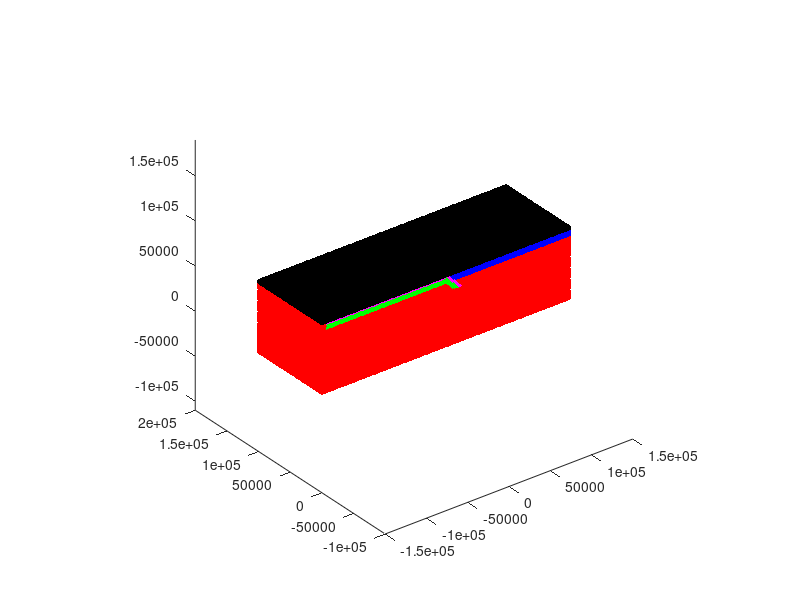

Here is the MATLAB script that generated this plot: (Note: this script raises an error after producing the figure.)

%CreatePhases
%
% Create a 3D array with phase distributions

clear


ParticleOutput  =   'ParticlesInput3D.dat';
PassiveOutput   =   'PassiveInput.dat';

%domain
W       =   300e3;
L       =   100e3;
H       =   80e3;

nump_x  =   100;   %for tests
nump_y  =   100;
nump_z  =   100;

nump_x  =   225;  %for simulations
nump_y  =   75;
nump_z  =   60;

margin  =   5e3;               %specify whether the plates are attached margin=0 or unattached to the boundaries
dx_reg  =   W/(nump_x-1);
dy_reg  =   L/(nump_y-1);
dz_reg  =   H/(nump_z-1);
x_left  =   -150e3;
y_front =   0;
z_bot   =   0;

[X,Y,Z] =   meshgrid([x_left:dx_reg:x_left+W], [y_front:dy_reg:y_front+L], [z_bot:dz_reg:z_bot+H]);

Phase   =   zeros(size(X));     %   Contains phases
Temp    =   zeros(size(X));     %   Contains temperatures

if round((nump_y-1)/4)~=(nump_y-1)/4
    disp(['watch it: probably mistake with number of particles in y-direction'])
end
if round((nump_x-1)/4)~=(nump_x-1)/4
    disp(['watch it: probably mistake with number of particles in x-direction'])
end
if round((nump_z-1)/4)~=(nump_z-1)/4
    disp(['watch it: probably mistake with number of particles in z-direction'])
end

% Create slab-like initial distribution====================================
%Slab
H_slab              =   H/8;
Width_slab          =   L; %2*.9*L;
Depth_slab          =   0.75*H;
Length_slab         =   .35*W;
Depth_LowerMantle   =   67e3;
ThicknessAir        =   0.05*H;

%India block
H_India             =   1.2*H_slab;
Width_India         =   .15*W;
Length_India        =   .15*W;

%Lithosphere_Asia
H_Asia              =   H/8;

%WEAK ZONE
Width_weak          = 0e3;

%PHASES
mantle   = 0;
air      = 1;
slab     = 2;
%india    = 3;
%weakzone = 4;
asia     = 3;
sed_layer= 4;

Thickness_sed = 1e3;
Lith_thickness= H_slab-ThicknessAir-Thickness_sed;

%SLAB
ind         =   find( X>(x_left+margin) & X<0 & Z>(H-H_slab) ); 
Phase(ind)  =   slab;

ind         =   find( (Z<(H-(X-0/2))) &  (Z>((H-H_slab)-(X-0/2))) & Z>Depth_slab   ); 
Phase(ind)  =   slab;

%Sedimentary layer
ind         =   find( X>(x_left+margin) & X<0 & Z>(H-ThicknessAir-Thickness_sed) ); 
Phase(ind)  =   sed_layer;

ind         =   find((Z<(H-(X-0/2))) & Z>Depth_slab & (Z>((H-ThicknessAir)-(X-0/2)))  ); 
Phase(ind)  =   sed_layer;

% %INDIA
% %lithosphere India
% ind         =   find( X>-(Length_slab/2+Width_India)/2 & X<-(Length_slab/2-Width_India)/2 & Z>(H-H_India) & Y>(L-Width_India)/2 & Y<(L+Width_India)/2); %& (abs(Y)+y_front)<=Width_slab/2 %%half-slab
% Phase(ind)  =   slab;
% 
% %crust India
% ind         =   find( X>-(Length_slab/2+Width_India)/2 & X<-(Length_slab/2-Width_India)/2 & Z>(H-H_India+Lith_thickness) & Y>(L-Width_India)/2 & Y<(L+Width_India)/2); %& (abs(Y)+y_front)<=Width_slab/2 %%half-slab
% Phase(ind)  =   india;
% 
% %Weak zone
% ind         =   find((Z>(H-X)) & Z>(H-H_Asia) & X>0 & (Z<(H-(X-Width_weak)))  & Y>margin & Y<(L-margin)); 
% Phase(ind)  =   weakzone;

%ASIA
ind         =   find((X>Width_weak)  & (Z>(H-(X-Width_weak))) & Z>(H-H_Asia) & X>0 ); 
Phase(ind)  =   asia;




% % Cut off a little bit from the corner
% ind         =   find( (Z>(H-.5*(X+0.05))) & (abs(Y)+y_front)<=Width_slab/2);
% Phase(ind)  =   0;


% Add AIR
ind         =   find( Z>(H-ThicknessAir) );
Phase(ind)  =   air;


%==========================================================================
% % Create slab-like initial distribution====================================
% H_slab              =   0.1*H;
% Width_slab          =   2*L;
% Depth_slab          =   0.8*H;
% %Length_slab         =   .33*W;
% Length_slab         =   2*.51*W;
% 
% Depth_LowerMantle   =  670e3;
% 
% 
% ind         =   find( X>-Length_slab & X<=0 & (abs(Y)+y_front)<=Width_slab/2 & Z>(H-H_slab));
% Phase(ind)  =   3;
% 
% 
% % % right side of slab
% % ind         =   find( X>0 & X<Length_slab & (abs(Y)+y_front)<=Width_slab/2 & Z>(H-H_slab));
% % Phase(ind)  =   4;
% 
% 
% ind         =   find( (X)>=-H_slab &  X<=0 & (abs(Y)+y_front)<=Width_slab/2 & Z>(Depth_slab));
% Phase(ind)  =   1;
% %==========================================================================

% Add lower mantle in a primitive way======================================
ind         =   find(Z<(H-Depth_LowerMantle)) ;
Phase(ind)  =   mantle;


% 
% ind         =   find(Z<300e3 );
% Phase(ind)  =   2;
%==========================================================================


%==========================================================================
% Set initial temperature distribution - in Celcius
%
Temp = (H-Z)./H*0 + 0.5 + (rand(size(Z))-0.5)*0.05 + 0*1000;

%
%==========================================================================



% Plot in matlab
figure(1), clf, hold on
marker = {'r','k','g','b','m','y'};
for phase=0:max(Phase(:))
    ind = find(Phase==phase);
    ind = find(abs(Phase-phase)<1e-9);
    ind_plot = phase+1;
    if ind_plot>length(marker); ind_plot = ind_plot-fix(ind_plot/length(marker))*length(marker)+1; end
    plot3(X(ind),Y(ind), Z(ind),[marker{ind_plot},'.']);
end
view(3)
axis equal



% Create a vector to be saved in PETSc format
PhaseOrig   = Phase;
PhaseVec(1) = nump_z;
PhaseVec(2) = nump_y;
PhaseVec(3) = nump_x;
Phase       = permute(Phase,[2 1 3]);
Temp        = permute(Temp, [2 1 3]);

PhaseVec    = [PhaseVec(:); Phase(:); Temp(:)];

% Save data to file
PetscBinaryWrite(ParticleOutput, PhaseVec);




% 
% 
% %==========================================================================
% % Generate a surface that describes the same data
% %==========================================================================
% 
% % Upper and lower boundaries
% Xtop    =   [];     Ytop    =   [];     Ztop    =   [];
% Xbot    =   [];     Ybot    =   [];     Zbot    =   [];
% InnerPhase  =     1;
% for ix=1:size(X,2);
%     for iy=1:size(X,1);
%         ind =   find(PhaseOrig(iy,ix,:)==InnerPhase);
% 
%         if ~isempty(ind)
%             deps = 1e-4;
%             Xtop    =   [Xtop; X(iy,ix,ind(end))];
%             Ytop    =   [Ytop; Y(iy,ix,ind(end))];
%             Ztop    =   [Ztop; Z(iy,ix,ind(end))-deps];
% 
%             Xbot    =   [Xbot; X(iy,ix,ind(1))];
%             Ybot    =   [Ybot; Y(iy,ix,ind(1))];
%             Zbot    =   [Zbot; Z(iy,ix,ind(1))];
%         end
% 
%     end
% end
% 
% 
% % Front and back boundaries
% Xfront   =   [];     Yfront   =   [];     Zfront   =   [];
% Xback    =   [];     Yback    =   [];     Zback    =   [];
% InnerPhase  =     1;
% for ix=1:size(X,2);
%     for iz=1:size(X,3);
%         ind =   find(PhaseOrig(:,ix,iz)==InnerPhase);
% 
%         if ~isempty(ind)
%             deps = 1e-4;
%             Xback    =   [Xback; X(ind(end),ix,iz)];
%             Yback    =   [Yback; Y(ind(end),ix,iz)-deps];
%             Zback    =   [Zback; Z(ind(end),ix,iz)];
% 
%             Xfront    =   [Xfront; X(ind(1),ix,iz)];
%             Yfront    =   [Yfront; Y(ind(1),ix,iz)+deps];
%             Zfront    =   [Zfront; Z(ind(1),ix,iz)];
%         end
% 
%     end
% end
% 
% % Left boundaries
% Xleft   =   [];     Yleft   =   [];     Zleft   =   [];
% InnerPhase  =     1;
% for iy=1:size(X,1);
%     for iz=1:size(X,3);
%         ind =   find(PhaseOrig(iy,:,iz)==InnerPhase);
% 
%         if ~isempty(ind)
%             if (ind(1))==1
%                 Xleft    =   [Xleft; X(iy,ind(1),iz)];
%                 Yleft    =   [Yleft; Y(iy,ind(1),iz)];
%                 Zleft    =   [Zleft; Z(iy,ind(1),iz)];
%             end
%         end
% 
%     end
% end
% 
% % 'Patch' the surfaces together
% TriTop          =   delaunay(Xtop,Ytop);
% TriBot          =   delaunay(Xbot,Ybot);
% 
% 
% % Create the front part----------------------------------------------------
% TriFront        =   delaunay(Xfront,Zfront);
% 
% % 'Inspect' the triangles. Only those that are inside are allowed
% TriReal = ones(length(TriFront),1);
% for itri = 1:length(TriFront);
% 
%     tri     =   TriFront(itri,:);
%     xmean   =   mean(Xfront(tri));
%     ymean   =   mean(Yfront(tri));
%     zmean   =   mean(Zfront(tri));
% 
%     x_int   =   round((xmean-x_left)/dx_reg)+1;
%     z_int   =   round((zmean-z_bot)/dz_reg)+1;
% 
%     if (x_int==0); x_int = 1; end
% 
%     if PhaseOrig(fix(size(PhaseOrig,1)/2),x_int,z_int)~=InnerPhase;
%         TriReal(itri) = 0;
%     end
% end
% ind = find(TriReal==0);
% TriFront(ind,:) = [];
% %--------------------------------------------------------------------------
% 
% % % Create the back part-----------------------------------------------------
% TriBack        =   delaunay(Xback,Zback);
% 
% % 'Inspect' the triangles. Only those that are inside are allowed
% TriReal = ones(length(TriBack),1);
% for itri = 1:length(TriBack);
% 
%     tri     =   TriBack(itri,:);
%     xmean   =   mean(Xback(tri));
%     ymean   =   mean(Yback(tri));
%     zmean   =   mean(Zback(tri));
% 
%     x_int   =   round((xmean-x_left)/dx_reg)+1;
%     z_int   =   round((zmean-z_bot)/dz_reg)+1;
% 
%     if PhaseOrig(fix(size(PhaseOrig,1)/2),x_int,z_int)~=InnerPhase;
%         TriReal(itri) = 0;
%     end
% end
% ind = find(TriReal==0);
% TriBack(ind,:) = [];
% %TriBack=[];
% % %--------------------------------------------------------------------------
% 
% TriLeft        =   delaunay(Yleft,Zleft);
% 
% TriCombined     =   [TriTop; TriBot+ length(Xtop); TriFront+length(Xtop)+length(Xbot); TriBack+length(Xtop)+length(Xbot)+length(Xfront); TriLeft+length(Xtop)+length(Xbot)+length(Xfront)+length(Xback)];
% 
% XCombined       =   [Xtop; Xbot; Xfront; Xback; Xleft];
% YCombined       =   [Ytop; Ybot; Yfront; Yback; Yleft];
% ZCombined       =   [Ztop; Zbot; Zfront; Zback; Zleft];
% ZCombined=ZCombined-0.005;
% 
% % Save data in Petsc format
% PassiveMat(:,1) =   XCombined;
% PassiveMat(:,2) =   YCombined;
% PassiveMat(:,3) =   ZCombined;
% PassiveMat      =   [length(XCombined);    XCombined(:);     YCombined(:);     ZCombined(:); ...
%     length(TriCombined);  TriCombined(:,1); TriCombined(:,2); TriCombined(:,3)];
% %PassiveMat      =   sparse(PassiveMat);
% PetscBinaryWrite(PassiveOutput, PassiveMat);
% 


% figure(2), clf, hold on
% %trisurf(TriTop,Xtop,Ytop,Ztop,'facecolor','r')
% %trisurf(TriBot,Xbot,Ybot,Zbot,'facecolor','r')
% 
% %trisurf(TriCombined,XCombined,YCombined,ZCombined,'facecolor','r')
% 
% view(3), axis equal, box on
% axis( [min(X(:)) max(X(:)) min(Y(:)) max(Y(:)) min(Z(:)) max(Z(:)) ]);
% 
% view(0,0)

%save test TriCombined

